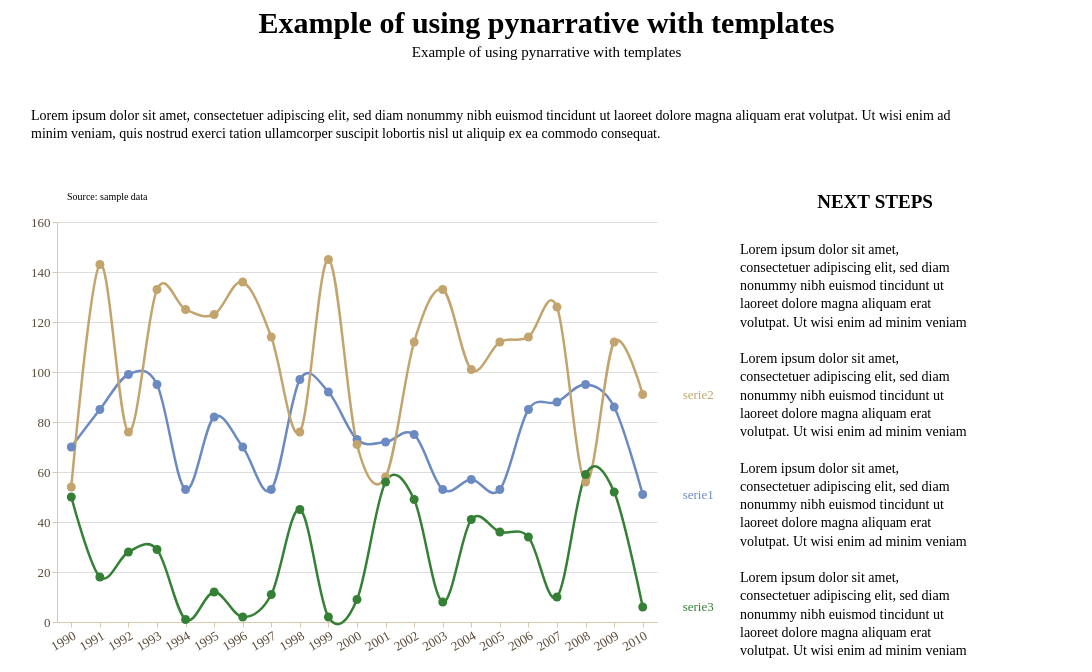

Notebook cell for this chart:
### Markdown cell above
Data story with **line chart**

### Code cell
story = (
    pn.Story(
    #Builing the Story class object
        data = cathegory_data_multiseries_long,
        width = 600,
        height = 400,
        template = blueBeigeTemplate #Using blueBeigeTemplate
    )

    #Method invocation
    #Line chart
    .mark_line(
        point = True,
        interpolate = "cardinal"
    )

    #Data encoding
    .encode(
        x = alt.X(
            "year:O",
            title = "", 
            axis = alt.Axis(
                labelAngle = -30
                ),
        ),
        y = alt.Y(
            "values:Q",
            title = "",
            axis = alt.Axis(grid = True)
        ),
        color = alt.Color("serie:N", title = "Series"),
    )
    
    #Data source
    .add_source(
        text = "Source: sample data",
        position = "top",
        align = "left"
    )
    
    #Title and subtitle
    .add_title(
        title = "Example of using pynarrative with templates",
        subtitle = "Example of using pynarrative with templates",
        align = "center"
    )


    .add_context(
        text = "Lorem ipsum dolor sit amet, consectetuer adipiscing elit, sed diam nonummy nibh euismod tincidunt ut laoreet dolore magna aliquam erat volutpat. Ut wisi enim ad minim veniam, quis nostrud exerci tation ullamcorper suscipit lobortis nisl ut aliquip ex ea commodo consequat.",
        position = "top",
        title = ""
    )

    .add_next_steps(
        mode = "vertical",
        position = "right",
        text_align = "left",
        title_dx = -10,
        steps = [
            "Lorem ipsum dolor sit amet, consectetuer adipiscing elit, sed diam nonummy nibh euismod tincidunt ut laoreet dolore magna aliquam erat volutpat. Ut wisi enim ad minim veniam",
            "Lorem ipsum dolor sit amet, consectetuer adipiscing elit, sed diam nonummy nibh euismod tincidunt ut laoreet dolore magna aliquam erat volutpat. Ut wisi enim ad minim veniam",
            "Lorem ipsum dolor sit amet, consectetuer adipiscing elit, sed diam nonummy nibh euismod tincidunt ut laoreet dolore magna aliquam erat volutpat. Ut wisi enim ad minim veniam",
            "Lorem ipsum dolor sit amet, consectetuer adipiscing elit, sed diam nonummy nibh euismod tincidunt ut laoreet dolore magna aliquam erat volutpat. Ut wisi enim ad minim veniam"
            ]
    )

    .render()
)

story

### Figure 1 — Vega-Lite specification as saved in the notebook (floating-point values rounded to 4 significant figures)
{"config": {"view": {"continuousWidth": 300, "continuousHeight": 300, "strokeWidth": 0}, "axis": {"domainColor": "#d8c9ad", "grid": false, "labelColor": "#594a37", "labelFont": "Montserrat", "labelFontSize": 13, "tickColor": "#d8c9ad", "titleColor": "#000000", "titleFont": "Montserrat", "titleFontSize": 14}, "bar": {"color": "rgb(108, 138, 194)"}, "legend": {"labelColor": "#594a37", "labelFont": "Montserrat", "labelFontSize": 12, "titleColor": "#000000", "titleFont": "Montserrat", "titleFontSize": 12}, "line": {"color": "rgb(108, 138, 194)"}, "mark": {"strokeWidth": 2.5}, "point": {"color": "rgb(194, 164, 108)", "filled": true, "size": 80}, "range": {"category": ["rgb(108, 138, 194)", "rgb(194, 164, 108)", "#348035", "#a46cc2", "#d96027"]}, "title": {"color": "#000000", "font": "Montserrat", "fontSize": 30}}, "vconcat": [{"layer": [{"mark": {"type": "rect", "color": "transparent"}}, {"mark": {"type": "text", "align": "center", "baseline": "top", "color": "#000000", "font": "Caveat", "fontSize": 30, "fontWeight": "bold", "text": "Example of using pynarrative with templates"}, "encoding": {"x": {"value": 519.0}, "y": {"value": 4}}}, {"mark": {"type": "text", "align": "center", "baseline": "top", "color": "#000000", "font": "Montserrat", "fontSize": 15, "text": "Example of using pynarrative with templates"}, "encoding": {"x": {"value": 519.0}, "y": {"value": 40}}}], "data": {"name": "data-6fad5c34291b82fc9632cbce143d677a"}, "height": 58, "width": 1038.0}, {"vconcat": [{"layer": [{"mark": {"type": "rect", "color": "rgb(255, 255, 255)", "cornerRadius": 8.0, "opacity": 1.0, "stroke": "transparent", "strokeWidth": 2.0}, "encoding": {"x": {"value": 0}, "x2": {"value": 1080.0}, "y": {"value": 0}, "y2": {"value": 86.4}}}, {"mark": {"type": "text", "align": "left", "baseline": "top", "color": "rgb(0, 0, 0)", "font": "Montserrat", "fontSize": 14, "fontStyle": "normal", "fontWeight": "normal", "lineBreak": "\n", "lineHeight": 18.2, "text": "Lorem ipsum dolor sit amet, consectetuer adipiscing elit, sed diam nonummy nibh euismod tincidunt ut laoreet dolore magna aliquam erat volutpat. Ut wisi enim ad\nminim veniam, quis nostrud exerci tation ullamcorper suscipit lobortis nisl ut aliquip ex ea commodo consequat."}, "encoding": {"x": {"value": 25}, "y": {"value": 25}}}], "data": {"name": "data-6fad5c34291b82fc9632cbce143d677a"}, "height": 86.4, "width": 1080.0}, {"hconcat": [{"layer": [{"data": {"name": "data-79967ee47f124958cfff2437d13b542d"}, "mark": {"type": "line", "interpolate": "cardinal", "point": true}, "encoding": {"color": {"field": "serie", "legend": null, "type": "nominal"}, "x": {"axis": {"labelAngle": -30}, "field": "year", "title": "", "type": "ordinal"}, "y": {"axis": {"grid": true}, "field": "values", "title": "", "type": "quantitative"}}}, {"data": {"name": "data-b70ab19cdd5640d6a419badbb48c4bfb"}, "mark": {"type": "text", "align": "left", "baseline": "middle", "clip": false, "dx": 40, "font": "Montserrat", "fontSize": 13}, "encoding": {"color": {"field": "serie", "legend": null, "type": "nominal"}, "text": {"field": "serie", "type": "nominal"}, "x": {"field": "year", "type": "ordinal"}, "y": {"field": "values", "type": "quantitative"}}}, {"data": {"name": "data-6fad5c34291b82fc9632cbce143d677a"}, "mark": {"type": "text", "align": "left", "baseline": "bottom", "color": "rgb(0, 0, 0)", "font": "Montserrat", "fontSize": 10, "lineBreak": "\n", "text": "Source: sample data"}, "encoding": {"x": {"value": 10}, "y": {"value": -20}}}], "height": 400, "width": 600}, {"layer": [{"mark": {"type": "rect", "color": "rgb(255, 255, 255)", "cornerRadius": 8.0, "opacity": 1.0, "stroke": "transparent", "strokeWidth": 2.0}, "encoding": {"x": {"axis": null, "field": "x", "type": "quantitative"}, "x2": {"field": "x2"}, "y": {"axis": null, "field": "y", "type": "quantitative"}, "y2": {"field": "y2"}}}, {"mark": {"type": "text", "align": "left", "baseline": "top", "color": "rgb(0, 0, 0)", "font": "Montserrat", "fontSize": 14, "lineBreak": "\n", "lineHeight": 18.2}, "encoding": {"text": {"field": "text", "type": "nominal"}, "x": {"axis": null, "field": "x_mid", "type": "quantitative"}, "y": {"axis": null, "field": "y_text", "type": "quantitative"}}}], "data": {"name": "data-a29143ce3069828bee77a667607c51e7"}, "height": 444.0, "title": {"text": ["NEXT STEPS"], "align": "center", "baseline": "top", "color": "rgb(0, 0, 0)", "dx": -10, "font": "Montserrat", "fontSize": 19, "fontWeight": "bold", "offset": 10}, "width": 300.0}]}], "center": true}], "center": true, "resolve": {"axis": {"x": "shared", "y": "shared"}}, "$schema": "https://vega.github.io/schema/vega-lite/v6.4.1.json", "datasets": {"data-6fad5c34291b82fc9632cbce143d677a": [{"_": 0}], "data-79967ee47f124958cfff2437d13b542d": [{"year": 1990, "serie": "serie1", "values": 70}, {"year": 1991, "serie": "serie1", "values": 85}, {"year": 1992, "serie": "serie1", "values": 99}, {"year": 1993, "serie": "serie1", "values": 95}, {"year": 1994, "serie": "serie1", "values": 53}, {"year": 1995, "serie": "serie1", "values": 82}, {"year": 1996, "serie": "serie1", "values": 70}, {"year": 1997, "serie": "serie1", "values": 53}, {"year": 1998, "serie": "serie1", "values": 97}, {"year": 1999, "serie": "serie1", "values": 92}, {"year": 2000, "serie": "serie1", "values": 73}, {"year": 2001, "serie": "serie1", "values": 72}, {"year": 2002, "serie": "serie1", "values": 75}, {"year": 2003, "serie": "serie1", "values": 53}, {"year": 2004, "serie": "serie1", "values": 57}, {"year": 2005, "serie": "serie1", "values": 53}, {"year": 2006, "serie": "serie1", "values": 85}, {"year": 2007, "serie": "serie1", "values": 88}, {"year": 2008, "serie": "serie1", "values": 95}, {"year": 2009, "serie": "serie1", "values": 86}, {"year": 2010, "serie": "serie1", "values": 51}, {"year": 1990, "serie": "serie2", "values": 54}, {"year": 1991, "serie": "serie2", "values": 143}, {"year": 1992, "serie": "serie2", "values": 76}, {"year": 1993, "serie": "serie2", "values": 133}, {"year": 1994, "serie": "serie2", "values": 125}, {"year": 1995, "serie": "serie2", "values": 123}, {"year": 1996, "serie": "serie2", "values": 136}, {"year": 1997, "serie": "serie2", "values": 114}, {"year": 1998, "serie": "serie2", "values": 76}, {"year": 1999, "serie": "serie2", "values": 145}, {"year": 2000, "serie": "serie2", "values": 71}, {"year": 2001, "serie": "serie2", "values": 58}, {"year": 2002, "serie": "serie2", "values": 112}, {"year": 2003, "serie": "serie2", "values": 133}, {"year": 2004, "serie": "serie2", "values": 101}, {"year": 2005, "serie": "serie2", "values": 112}, {"year": 2006, "serie": "serie2", "values": 114}, {"year": 2007, "serie": "serie2", "values": 126}, {"year": 2008, "serie": "serie2", "values": 56}, {"year": 2009, "serie": "serie2", "values": 112}, {"year": 2010, "serie": "serie2", "values": 91}, {"year": 1990, "serie": "serie3", "values": 50}, {"year": 1991, "serie": "serie3", "values": 18}, {"year": 1992, "serie": "serie3", "values": 28}, {"year": 1993, "serie": "serie3", "values": 29}, {"year": 1994, "serie": "serie3", "values": 1}, {"year": 1995, "serie": "serie3", "values": 12}, {"year": 1996, "serie": "serie3", "values": 2}, {"year": 1997, "serie": "serie3", "values": 11}, {"year": 1998, "serie": "serie3", "values": 45}, {"year": 1999, "serie": "serie3", "values": 2}, {"year": 2000, "serie": "serie3", "values": 9}, {"year": 2001, "serie": "serie3", "values": 56}, {"year": 2002, "serie": "serie3", "values": 49}, {"year": 2003, "serie": "serie3", "values": 8}, {"year": 2004, "serie": "serie3", "values": 41}, {"year": 2005, "serie": "serie3", "values": 36}, {"year": 2006, "serie": "serie3", "values": 34}, {"year": 2007, "serie": "serie3", "values": 10}, {"year": 2008, "serie": "serie3", "values": 59}, {"year": 2009, "serie": "serie3", "values": 52}, {"year": 2010, "serie": "serie3", "values": 6}], "data-b70ab19cdd5640d6a419badbb48c4bfb": [{"year": 2010, "serie": "serie1", "values": 51}, {"year": 2010, "serie": "serie2", "values": 91}, {"year": 2010, "serie": "serie3", "values": 6}], "data-a29143ce3069828bee77a667607c51e7": [{"x": 0, "y": 333.0, "x2": 300.0, "y2": 434.0, "text": "Lorem ipsum dolor sit amet,\nconsectetuer adipiscing elit, sed diam\nnonummy nibh euismod tincidunt ut\nlaoreet dolore magna aliquam erat\nvolutpat. Ut wisi enim ad minim veniam", "x_mid": 5, "y_text": 429.0}, {"x": 0, "y": 222.0, "x2": 300.0, "y2": 323.0, "text": "Lorem ipsum dolor sit amet,\nconsectetuer adipiscing elit, sed diam\nnonummy nibh euismod tincidunt ut\nlaoreet dolore magna aliquam erat\nvolutpat. Ut wisi enim ad minim veniam", "x_mid": 5, "y_text": 318.0}, {"x": 0, "y": 111.0, "x2": 300.0, "y2": 212.0, "text": "Lorem ipsum dolor sit amet,\nconsectetuer adipiscing elit, sed diam\nnonummy nibh euismod tincidunt ut\nlaoreet dolore magna aliquam erat\nvolutpat. Ut wisi enim ad minim veniam", "x_mid": 5, "y_text": 207.0}, {"x": 0, "y": 0.0, "x2": 300.0, "y2": 101.0, "text": "Lorem ipsum dolor sit amet,\nconsectetuer adipiscing elit, sed diam\nnonummy nibh euismod tincidunt ut\nlaoreet dolore magna aliquam erat\nvolutpat. Ut wisi enim ad minim veniam", "x_mid": 5, "y_text": 96.0}]}}
